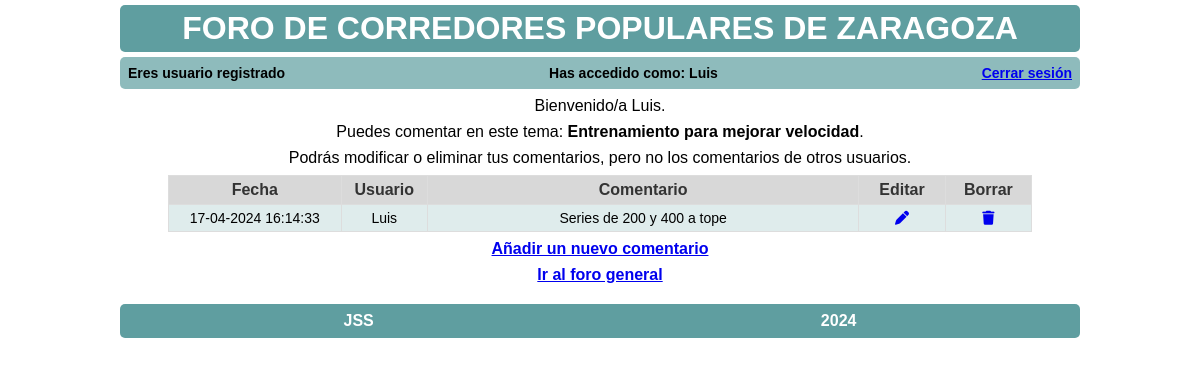
Page /tema.php?id=39&tema=Entrenamiento para mejorar velocidad&usuario=3 (signed in) on the committed database.
### tables this page shows
CREATE TABLE `comentarios` (
  `id_comentario` int(11) NOT NULL,
  `comentario` longtext NOT NULL,
  `fecha_comentario` datetime NOT NULL,
  `id_tema` int(11) NOT NULL,
  `id_usuario` int(11) NOT NULL
);

CREATE TABLE `usuarios` (
  `id_usuario` int(11) NOT NULL,
  `usuario` text NOT NULL,
  `pw` varchar(32) NOT NULL,
  `email` varchar(32) NOT NULL
);

### tema.php (the view, shortened to what this page needs)
<?php
include("connect-db.php");
$id = $_GET['id'];
$tema = $_GET['tema'];
$usuarioActual = $_SESSION['id_usuario'];
if (isset($_SESSION['id_usuario'])) {
    include("header.php");
?>
<?php
    if ($usuarioActual == '1') {
    ?>
    <p>Eres <b>admin</b>, puedes editar o eliminar cualquier comentario</p>
    <?php }
    else { ?>
    <p>Bienvenido/a <?php echo $_SESSION['usuario']; ?>.
    <p> Puedes comentar en este tema:<b> <?php echo $tema ?></b>.
    <p>Podrás modificar o eliminar tus comentarios, pero no los comentarios de otros usuarios.</p>
    <?php
    }
    $sql = "SELECT * FROM comentarios
        INNER JOIN temas ON comentarios.id_tema = temas.id_tema
        INNER JOIN usuarios ON comentarios.id_usuario = usuarios.id_usuario
        WHERE comentarios.id_tema = :id
        ORDER BY id_comentario desc";
    try {
        $consulta = $conn->prepare($sql);
        $consulta->bindParam(':id', $id, PDO::PARAM_INT);
        $consulta->execute();
        $comentarios = $consulta->fetchAll(PDO::FETCH_ASSOC);
        echo "<table class='tabla_foro'>";
        echo "<thead><tr>
        <th width='20%'>Fecha</th>
        <th width='10%'>Usuario</th>
        <th width='50%'>Comentario</th>
        <th width='10%'>Editar</th>
        <th width='10%'>Borrar</th>
        </tr></thead>";
        echo "<tbody>";
        foreach ($comentarios as $row) {
            echo "<tr>";
            echo '<td>' . date('d-m-Y H:i:s', strtotime($row['fecha_comentario'])) . '</td>';
            echo '<td>' . $row['usuario'] . '</td>';
            echo '<td>' . $row['comentario'] . '</td>';
            if ($row['id_usuario'] == $usuarioActual || $usuarioActual=='1') {
                echo '<td> <a href="actualizarComentario.php?id_comentario=' . $row['id_comentario'] . '&comentario=' . $row['comentario'] . '&tema=' . $row['tema'] . '&id_tema=' . $row['id_tema'] . '"><i class="fa-solid fa-pen"></i></td>';
                echo '<td> <a href="borrarComentario.php?id_comentario='.$row['id_comentario'].'&comentario='.$row['comentario'].'&tema='.$row['tema'].'&id_tema='.$row['id_tema'].'"><i class="fa-solid fa-trash"></i></a></td>';
            } else {
                echo "<td>-</td><td>-</td>";
            }
        }
        echo "</tbody>";
        echo "</table>";
    } catch (PDOException $e) {
        echo "Error al ejecutar la consulta: " . $e->getMessage();
    }
    ?>
    <p><a href="newcomentario.php?id_tema=<?php echo $id; ?>&id_usuario=<?php echo $_SESSION['id_usuario']; ?>&tema=<?php echo $tema; ?>">Añadir un nuevo comentario</a></p>
    <p><a href="foro.php">Ir al foro general</a></p>
    </body>
    </html>
<?php
    include('footer.php');
} else {
    header("Location: index.php");
}
?>

### css/stylos.css (style rules this page uses)
* { margin: 0; padding: 0; box-sizing: border-box; }
body { width: 80%; margin: 0 auto; font-family: Arial, Helvetica, sans-serif; }
a { text-align: center; font-weight: bolder; }
p { text-align: center; margin: 8px; }
table { background-color: rgba(95, 158, 160, 0.2); padding: 15px; border: 1px solid black; width: 70%; margin: 0 auto; }
table tr td { text-align: center; font-size: 14px; }
.tabla_foro { width: 90%; border-collapse: collapse; border: 1px solid #ddd; font-family: Arial, sans-serif; text-align: center; margin: 0 auto; }
.tabla_foro thead th, tfoot { background-color: #d8d8d8; color: #333; border: 1px solid #ddd; padding: 5px; }
.tabla_foro tbody td { border: 1px solid #ddd; padding: 5px; }

### rows in the picture
comentarios: fecha_comentario "17-04-2024 16:14:33", id_usuario.usuario "Luis", comentario "Series de 200 y 400 a tope"

### other values in the picture
$_SESSION['usuario'] "Luis"
$tema "Entrenamiento para mejorar velocidad"
